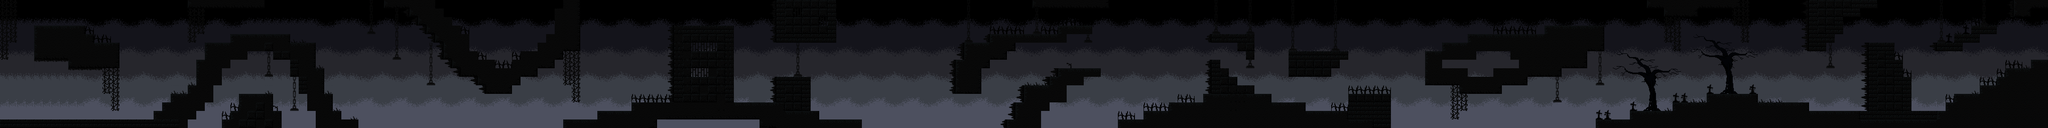

Tiled map render using the project's own tile images. Description and the map definition, with tile-layer contents summarised, below:
An orthogonal 240x15 tile map with 16x16 px tiles, 3 tile layers (Kachelebene 2, colliedes, deaths), 7 tilesets and 154 objects.

<map version="1.2" tiledversion="1.3.1" orientation="orthogonal" renderorder="right-down" compressionlevel="0" width="240" height="15" tilewidth="16" tileheight="16" infinite="0" nextlayerid="22" nextobjectid="390">
 <editorsettings>
  <export target="." format="tmx" />
 </editorsettings>
 <tileset firstgid="1" source="tileset_15.tsx" />
 <tileset firstgid="41" name="bg_void_02" tilewidth="64" tileheight="240" tilecount="1" columns="1">
  <image source="bg_void_02.png" width="64" height="240" />
 </tileset>
 <tileset firstgid="42" name="spikess" tilewidth="16" tileheight="16" tilecount="2" columns="1">
  <image source="spikes.png" width="16" height="32" />
 </tileset>
 <tileset firstgid="44" name="dekopack1" tilewidth="16" tileheight="16" tilecount="10" columns="5">
  <image source="dekopack1.png" width="80" height="32" />
 </tileset>
 <tileset firstgid="54" name="bg_tree_01" tilewidth="64" tileheight="240" tilecount="1" columns="1">
  <image source="bg_tree_01.png" width="64" height="240" />
 </tileset>
 <tileset firstgid="55" name="Tree" tilewidth="16" tileheight="16" tilecount="56" columns="8">
  <image source="Tree.png" width="128" height="116" />
 </tileset>
 <tileset firstgid="111" name="Grave02" tilewidth="13" tileheight="18" tilecount="1" columns="1">
  <image source="Grave02.png" width="13" height="18" />
 </tileset>
 <layer id="19" name="Kachelebene 2" width="240" height="15">
  <data>[3600 cells, 116 non-empty, 10 distinct tile ids]</data>
 </layer>
 <objectgroup id="3" name="hitboxes">
  <object id="1" x="0" y="224" width="128" height="16" />
  <object id="67" x="3600" y="224" width="48" height="16" />
  <object id="68" x="3632" y="208" width="48" height="16" />
  <object id="69" x="3648" y="192" width="48" height="16" />
  <object id="70" x="3664" y="176" width="64" height="16" />
  <object id="71" x="3712" y="160" width="48" height="16" />
  <object id="72" x="3744" y="144" width="48" height="16" />
  <object id="73" x="3760" y="128" width="64" height="16" />
  <object id="74" x="3808" y="112" width="32" height="16" />
  <object id="152" x="3776" y="0" width="64" height="16" />
  <object id="157" x="3584" y="224" width="16" height="16" />
  <object id="243" x="1264" y="48" width="112" height="16" />
  <object id="244" x="1456" y="48" width="16" height="32" />
  <object id="245" x="1472" y="64" width="96" height="16" />
  <object id="246" x="1472" y="144" width="48" height="16" />
  <object id="247" x="1520" y="208" width="16" height="16" />
  <object id="248" x="1536" y="224" width="80" height="16" />
  <object id="267" x="1792" y="160" width="48" height="16" />
  <object id="268" x="1840" y="112" width="16" height="16" />
  <object id="269" x="1856" y="96" width="32" height="16" />
  <object id="270" x="1888" y="80" width="16" height="16" />
  <object id="271" x="1904" y="64" width="96" height="16" />
  <object id="272" x="1984" y="48" width="64" height="16" />
  <object id="273" x="1936" y="0" width="144" height="16" />
  <object id="274" x="1920" y="160" width="32" height="16" />
  <object id="275" x="1984" y="128" width="80" height="16" />
  <object id="276" x="2096" y="224" width="48" height="16" />
  <object id="277" x="2144" y="208" width="48" height="16" />
  <object id="278" x="2192" y="224" />
  <object id="279" x="2192" y="192" width="64" height="16" />
  <object id="280" x="2256" y="176" width="16" height="16" />
  <object id="281" x="2272" y="64" width="80" height="16" />
  <object id="282" x="2320" y="80" width="16" height="16" />
  <object id="283" x="2336" y="96" width="16" height="16" />
  <object id="284" x="2288" y="128" width="16" height="16" />
  <object id="285" x="2272" y="112" width="16" height="16" />
  <object id="286" x="2304" y="144" width="16" height="16" />
  <object id="289" x="2320" y="160" width="32" height="16" />
  <object id="290" x="2352" y="176" width="32" height="16" />
  <object id="291" x="2384" y="192" width="64" height="16" />
  <object id="292" x="2448" y="208" width="80" height="16" />
  <object id="293" x="2416" y="128" width="80" height="16" />
  <object id="294" x="2416" y="96" width="16" height="32" />
  <object id="295" x="2432" y="96" width="96" height="16" />
  <object id="296" x="2528" y="176" width="16" height="32" />
  <object id="297" x="2544" y="176" width="64" height="16" />
  <object id="299" x="2672" y="96" width="16" height="64" />
  <object id="300" x="2688" y="96" width="16" height="16" />
  <object id="301" x="2704" y="80" width="48" height="16" />
  <object id="303" x="2752" y="64" width="144" height="16" />
  <object id="304" x="2896" y="48" width="112" height="16" />
  <object id="305" x="2928" y="112" width="48" height="16" />
  <object id="306" x="2976" y="80" width="32" height="16" />
  <object id="307" x="2864" y="128" width="64" height="16" />
  <object id="308" x="2816" y="144" width="48" height="16" />
  <object id="309" x="2736" y="160" width="80" height="16" />
  <object id="310" x="2688" y="144" width="48" height="16" />
  <object id="311" x="2992" y="224" width="64" height="16" />
  <object id="312" x="3056" y="208" width="80" height="16" />
  <object id="313" x="3136" y="192" width="64" height="16" />
  <object id="314" x="3200" y="176" width="96" height="16" />
  <object id="315" x="3296" y="192" width="96" height="16" />
  <object id="316" x="3392" y="208" width="112" height="16" />
  <object id="317" x="3392" y="80" width="32" height="16" />
  <object id="318" x="3424" y="64" width="16" height="16" />
  <object id="319" x="3440" y="48" width="16" height="16" />
  <object id="320" x="3456" y="16" width="32" height="16" />
  <object id="321" x="3488" y="0" width="32" height="16" />
  <object id="322" x="3504" y="80" width="48" height="16" />
  <object id="323" x="3552" y="112" width="16" height="16" />
  <object id="324" x="3568" y="144" width="16" height="16" />
  <object id="328" x="3584" y="208" width="48" height="16" />
  <object id="333" x="1056" y="224" width="64" height="16" />
  <object id="334" x="1120" y="208" width="64" height="16" />
  <object id="335" x="1184" y="192" width="64" height="16" />
  <object id="336" x="912" y="160" width="48" height="16" />
  <object id="337" x="960" y="144" width="16" height="16" />
  <object id="338" x="976" y="128" width="32" height="16" />
  <object id="339" x="1008" y="112" width="32" height="16" />
  <object id="340" x="1040" y="96" width="16" height="16" />
  <object id="341" x="1056" y="80" width="32" height="16" />
  <object id="356" x="128" y="224" width="160" height="16" />
  <object id="357" x="288" y="208" width="16" height="16" />
  <object id="358" x="304" y="192" width="16" height="16" />
  <object id="359" x="320" y="176" width="32" height="16" />
  <object id="360" x="352" y="160" width="16" height="16" />
  <object id="361" x="368" y="176" />
  <object id="362" x="368" y="112" width="16" height="48" />
  <object id="363" x="384" y="80" width="16" height="32" />
  <object id="364" x="400" y="80" width="32" height="16" />
  <object id="365" x="432" y="64" width="112" height="16" />
  <object id="366" x="544" y="80" width="32" height="16" />
  <object id="367" x="576" y="80" width="16" height="16" />
  <object id="368" x="592" y="128" width="16" height="16" />
  </objectgroup>
 <layer id="2" name="colliedes" width="240" height="15">
  <data>[3600 cells, 1230 non-empty, 54 distinct tile ids]</data>
 </layer>
 <objectgroup id="13" name="dynamics">
  <!-- 9 objects omitted --></objectgroup>
 <layer id="11" name="deaths" width="240" height="15">
  <data>[3600 cells, 168 non-empty, 18 distinct tile ids]</data>
 </layer>
 <objectgroup id="16" name="deathcollids">
  <!-- 26 objects omitted --></objectgroup>
 <objectgroup id="21" name="MovingBlocks">
  <!-- 2 objects omitted --></objectgroup>
 <objectgroup id="20" name="DecoLayer">
  <!-- 12 objects omitted --></objectgroup>
</map>
<!-- 60 of 154 objects omitted -->
